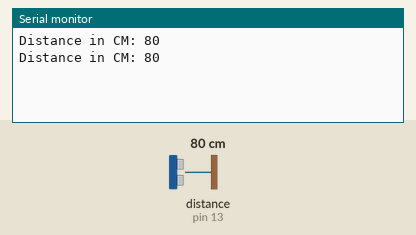
This sketch was run on a simulated Arduino Uno, built with avr-gcc and run on an emulated ATmega328P. On the bench: the last lines printed to the serial monitor. The inputs (shaded band) are chosen by the test bench; at power-on: distance to the obstacle (sensor on pin 13) 80 cm. The echo pulse lasts 58.3 µs per cm.

Above: at 1.8 s.
1.9 s: distance to the obstacle (sensor on pin 13) set to 2 cm
At 2.6 s:
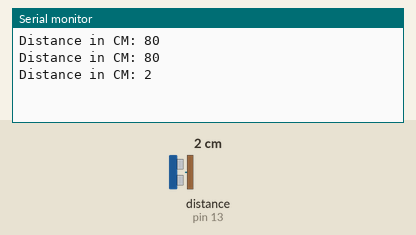
3.4 s: distance to the obstacle (sensor on pin 13) set to 4 cm
At 4.8 s:
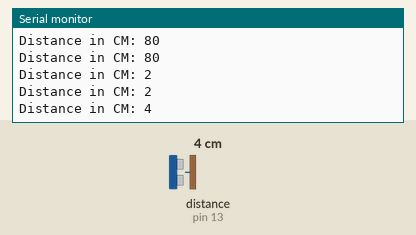
Timing chart, 0 to 6.4 s (numbered marks = the images above; inputs shaded):
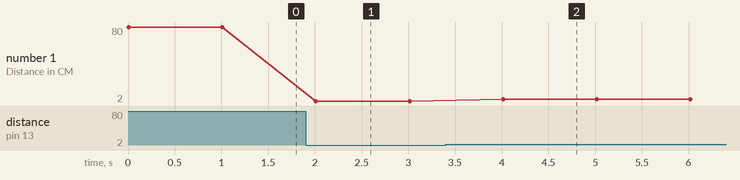

Measured:
- after the input at 1.9 s, the serial monitor: prints a new line after 0.11 s (image 1)
- after the input at 3.4 s, the serial monitor: prints a new line after 0.61 s (image 2)
- plotted number 1: 80 → 2 after the input at 1.9 s, 2 → 4 after the input at 3.4 s

The sketch:

Ultrasonic.ino
```cpp
#include <Ultrasonic.h>

#define Trig 12
#define Echo 13

Ultrasonic ult(Trig, Echo);
int distance;

void setup() {
  Serial.begin(9600);
}

void loop() {
  // Pass INC as a parameter to get the distance in inches
  distance = ult.read();

  Serial.print("Distance in CM: ");
  Serial.println(distance);
  delay(1000);
}
```
